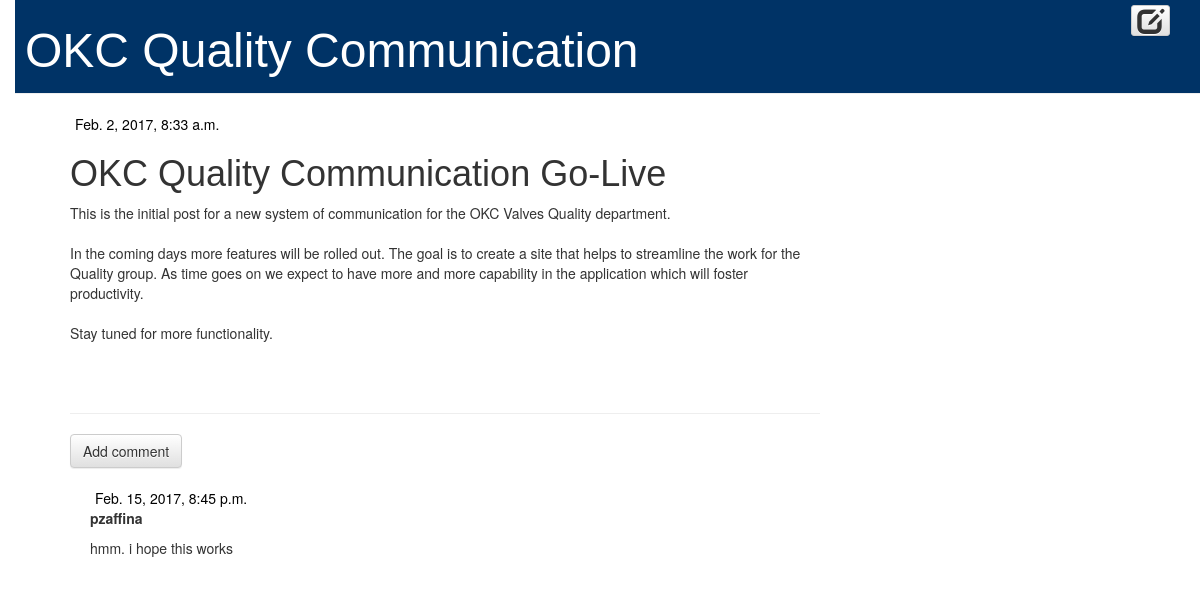
The app's page /post/1/ with its own data.
### blog/models.py (models this page shows, shortened)
class Post(models.Model):
    author = models.ForeignKey('auth.User')
    title = models.CharField(max_length=200)
    text = models.TextField()
    created_date = models.DateTimeField(default=timezone.now)
    published_date = models.DateTimeField(blank=True, null=True)

class Comment(models.Model):
    post = models.ForeignKey('blog.Post', related_name='comments')
    author = models.CharField(max_length=200)
    text = models.TextField()
    created_date = models.DateTimeField(default=timezone.now)
    approved_comment = models.BooleanField(default=False)

### blog/views.py (the view)
# urls.py: url(r'^post/(?P<pk>\d+)/$', views.post_detail, name='post_detail'),
def post_detail(request, pk):
    post = get_object_or_404(Post, pk=pk)
    return render(request, 'blog/post_detail.html', {'post': post})

### blog/templates/blog/post_detail.html (shortened to what this page needs)
{% extends 'blog/base.html' %}
{% block content %}
    <div class="post">
        {% if post.published_date %}
            <div class="date">
                {{ post.published_date }}
            </div>
        {% else %}
            <a class="btn btn-default" href="{% url 'post_publish' pk=post.pk %}">Publish</a>
        {% endif %}
        <h1>{{ post.title }}</h1>
        <p>{{ post.text|linebreaksbr }}</p>
    </div>
    <hr>
    <a class="btn btn-default" href="{% url 'add_comment_to_post' pk=post.pk %}">Add comment</a>
    {% for comment in post.comments.all %}
        {% if user.is_authenticated or comment.approved_comment %}
        <div class="comment">
            <div class="date">
                {{ comment.created_date }}
            </div>
            <strong>{{ comment.author }}</strong>
            <p>{{ comment.text|linebreaks }}</p>
        </div>
        {% endif %}
    {% empty %}
        <p>No comments here yet.</p>
    {% endfor %}
{% endblock %}

### default/static/css0/blog.css (style rules this page uses)
body { padding-left: 15px; }
h1, h2, h3, h4 { font-family: sans-serif; }
.date { color: #000000; padding: 0px 0px 0px 5px; }
.post { margin-bottom: 70px; }
.comment { margin: 20px 0px 20px 20px; }

### records on screen
Post: published_date "Feb. 2, 2017, 8:33 a.m.", title "OKC Quality Communication Go-Live", text "This is the initial post for a new system of communication for the OKC Valves Quality department. In the coming days more features will be rolled out. The goal is to create a site that helps to streamline the work for the Quality group. As time goes on we expect to have more and more capability in the application which will foster productivity. Stay tuned for more functionality."
Comment: created_date "Feb. 15, 2017, 8:45 p.m.", author "pzaffina", text "hmm. i hope this works"
